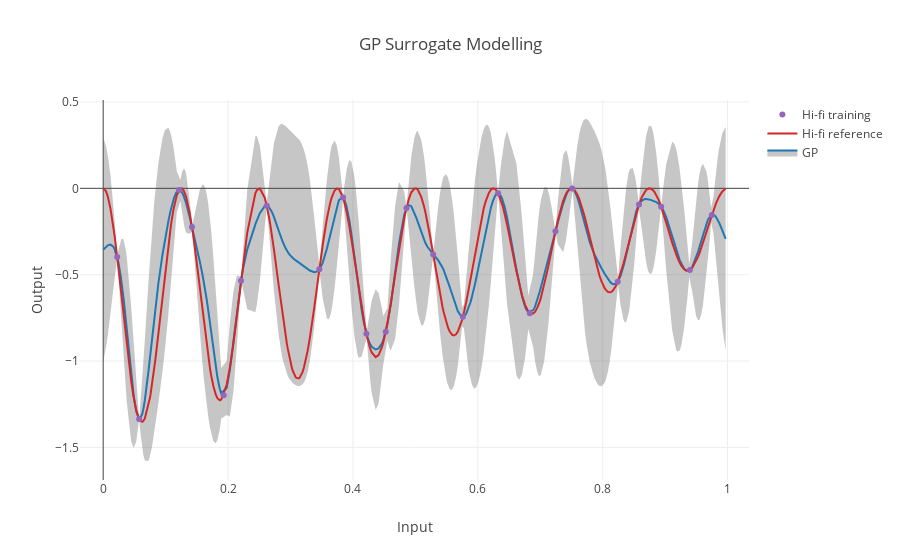

Here is the notebook cell this chart was saved with:
### Code cell
from plotly.offline import download_plotlyjs, init_notebook_mode, plot, iplot
import plotly.plotly as py
from plotly.graph_objs import *
import plotly.graph_objs as go
import numpy as np
init_notebook_mode(connected=True)


upper_bound = go.Scatter(
    name='Upper Bound',
    x=input_x,
    y=gp_upper,
    mode='lines',
    marker=dict(color="444"),
    line=dict(width=0),
    showlegend=False,
    fillcolor='rgba(68, 68, 68, 0.3)',
    fill='tonexty')

x_sorted, y_sorted = sort_ascending(samples,gp_outputs)
gp = go.Scatter(
    x = x_sorted,
    y = y_sorted,
    name = 'GP',
    mode='lines',
    line=dict(color='rgb(31, 119, 180)'),
    fillcolor='rgba(68, 68, 68, 0.3)',
    fill='tonexty')

lower_bound = go.Scatter(
    name='Lower Bound',
    x=input_x,
    y=gp_lower,
    marker=dict(color="444"),
    line=dict(width=0),
    showlegend=False,
    mode='lines')

x_sorted, y_sorted = sort_ascending(gp_samples,gp_results)
trainingplot_hifi = go.Scatter(
    x = x_sorted,
    y = y_sorted,
    mode = 'markers',
    name = 'Hi-fi training')

x_sorted, y_sorted = sort_ascending(samples,ref_outputs)
reference_hifi = go.Scatter(
    x = x_sorted,
    y = y_sorted,
    mode = 'markers-line',
    name = 'Hi-fi reference')

layout = dict(title = 'GP Surrogate Modelling',
              xaxis = dict(title = 'Input'),
              yaxis = dict(title = 'Output'),
              )

fig = Figure(data=[lower_bound, gp, upper_bound, reference_hifi, trainingplot_hifi], layout=layout)

iplot(fig)

### Figure 1 — Plotly figure (JSON) as saved in the notebook; plotly's stock layout.template omitted (floating-point values rounded to 4 significant figures; data arrays with more than 128 entries replaced by an {"elided": "..."} marker saying what was removed)
{"data": [{"line": {"width": 0}, "marker": {"color": "444"}, "mode": "lines", "name": "Lower Bound", "showlegend": false, "type": "scatter", "x": {"elided": "500 float values"}, "y": {"elided": "500 float values"}}, {"fill": "tonexty", "fillcolor": "rgba(68, 68, 68, 0.3)", "line": {"color": "rgb(31, 119, 180)"}, "mode": "lines", "name": "GP", "type": "scatter", "x": {"elided": "500 float values"}, "y": {"elided": "500 float values"}}, {"fill": "tonexty", "fillcolor": "rgba(68, 68, 68, 0.3)", "line": {"width": 0}, "marker": {"color": "444"}, "mode": "lines", "name": "Upper Bound", "showlegend": false, "type": "scatter", "x": {"elided": "500 float values"}, "y": {"elided": "500 float values"}}, {"mode": "markers-line", "name": "Hi-fi reference", "type": "scatter", "x": {"elided": "500 float values"}, "y": {"elided": "500 float values"}}, {"mode": "markers", "name": "Hi-fi training", "type": "scatter", "x": [0.02245, 0.05752, 0.1215, 0.1422, 0.193, 0.2208, 0.262, 0.3462, 0.3842, 0.4216, 0.4526, 0.4858, 0.5285, 0.5761, 0.6326, 0.6832, 0.7244, 0.7513, 0.8241, 0.8582, 0.8937, 0.9396, 0.9748], "y": [-0.3979, -1.336, -0.009808, -0.2235, -1.198, -0.5353, -0.1012, -0.4684, -0.05378, -0.8418, -0.8303, -0.1134, -0.3827, -0.744, -0.02799, -0.7226, -0.249, -0.000709, -0.5411, -0.0937, -0.1064, -0.4732, -0.1543]}], "layout": {"title": "GP Surrogate Modelling", "xaxis": {"title": "Input"}, "yaxis": {"title": "Output"}}}
